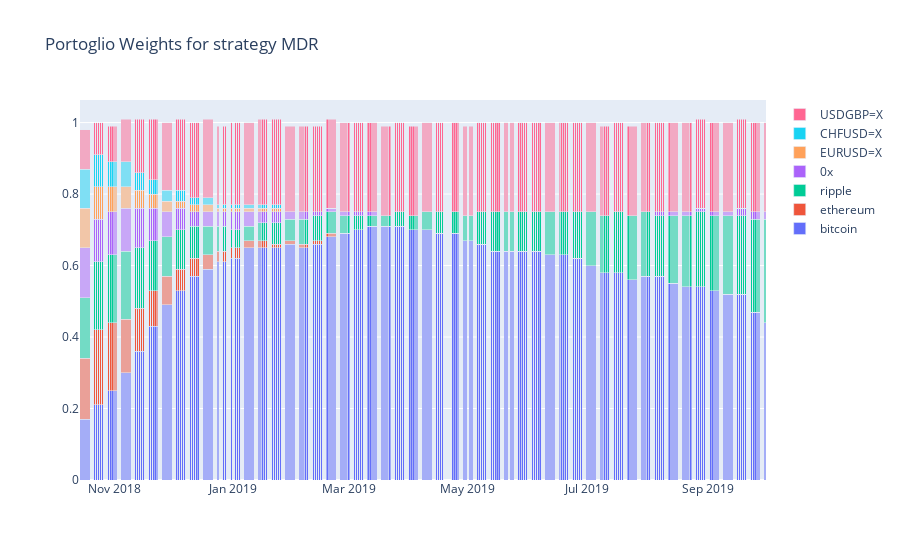

Notebook code cell kept with this figure:
### Code cell
plot_portfolio_weights(dict_df_port_returns["MDR"], "MDR")

### Figure 1 — Plotly figure (JSON) as saved in the notebook; plotly's stock layout.template omitted (floating-point values rounded to 4 significant figures; data arrays with more than 128 entries replaced by an {"elided": "..."} marker saying what was removed)
{"data": [{"name": "bitcoin", "type": "bar", "x": {"elided": "244 str values"}, "y": {"elided": "244 float values"}}, {"name": "ethereum", "type": "bar", "x": {"elided": "244 str values"}, "y": {"elided": "244 float values"}}, {"name": "ripple", "type": "bar", "x": {"elided": "244 str values"}, "y": {"elided": "244 float values"}}, {"name": "0x", "type": "bar", "x": {"elided": "244 str values"}, "y": {"elided": "244 float values"}}, {"name": "EURUSD=X", "type": "bar", "x": {"elided": "244 str values"}, "y": {"elided": "244 float values"}}, {"name": "CHFUSD=X", "type": "bar", "x": {"elided": "244 str values"}, "y": {"elided": "244 float values"}}, {"name": "USDGBP=X", "type": "bar", "x": {"elided": "244 str values"}, "y": {"elided": "244 float values"}}], "layout": {"barmode": "stack", "title": {"text": "Portoglio Weights for strategy MDR"}}}
